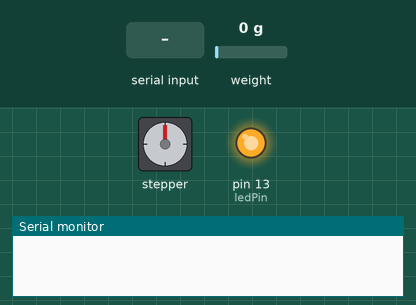
Recording of a sketch running on a simulated Arduino Uno, built with avr-gcc and run on an emulated ATmega328P. Parts: stepper motor, output pins drawn as LEDs (lit = HIGH), the last lines printed to the serial monitor. Wiring (inferred from the names in the program): stepper motor driver (200 steps per turn assumed): step pin 8; direction pin 9. Inputs (shaded band) come from the test bench; at power-on: weight on the scale 0 g.

Above: at 1.1 s.
At 2.8 s:
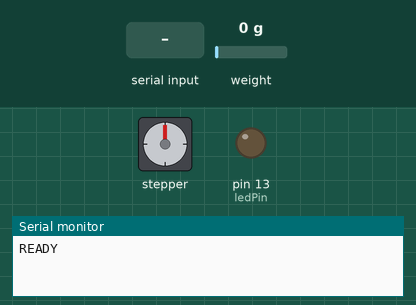
2.9 s: "MOVE:\n" received over Serial
4.4 s: "READ_LOAD\n" received over Serial
6.9 s: "TARE\n" received over Serial
Timing chart, 0 to 9.9 s (numbered marks = the images above; inputs shaded):
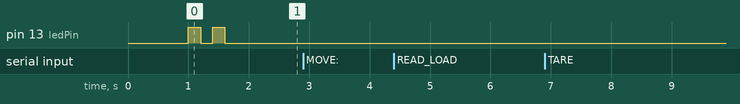

The sketch:

arduino_v2.ino
```cpp
#include "HX711.h"

// --- PINS ---
const int stepPin = 8;
const int dirPin = 9;
const int doutPin = 3;
const int clkPin = 2;
const int ledPin = 13; // Visual Debugger

// --- SETTINGS ---
// INCREASED DELAY: 200 microseconds is much slower/safer.
// If it works now, you can lower this number later to go faster.
int pulseDelay = 200;

HX711 scale;

void setup() {
  Serial.begin(9600);
  pinMode(stepPin, OUTPUT);
  pinMode(dirPin, OUTPUT);
  pinMode(ledPin, OUTPUT);

  scale.begin(doutPin, clkPin);
  scale.set_scale();
  scale.tare();

  // Blink twice to say "I am Reset"
  digitalWrite(ledPin, HIGH); delay(200); digitalWrite(ledPin, LOW); delay(200);
  digitalWrite(ledPin, HIGH); delay(200); digitalWrite(ledPin, LOW);

  Serial.println("READY");
}

void loop() {
  if (Serial.available() > 0) {
    String command = Serial.readStringUntil('\n');
    command.trim();

    if (command.startsWith("MOVE:")) {
      digitalWrite(ledPin, HIGH); // Turn ON LED while moving

      int firstColon = command.indexOf(':');
      int secondColon = command.lastIndexOf(':');
      long steps = command.substring(firstColon + 1, secondColon).toInt();
      int direction = command.substring(secondColon + 1).toInt();

      moveMotor(steps, direction);

      digitalWrite(ledPin, LOW); // Turn OFF LED when done
      Serial.println("DONE");
    }
    else if (command == "READ_LOAD") {
      Serial.println(scale.get_units(10), 4);
    }
    else if (command == "TARE") {
      scale.tare();
      Serial.println("TARED");
    }
  }
}

void moveMotor(long steps, int dir) {
  digitalWrite(dirPin, dir);
  for (long i = 0; i < steps; i++) {
    digitalWrite(stepPin, HIGH);
    delayMicroseconds(pulseDelay);
    digitalWrite(stepPin, LOW);
    delayMicroseconds(pulseDelay);
  }
}
```
